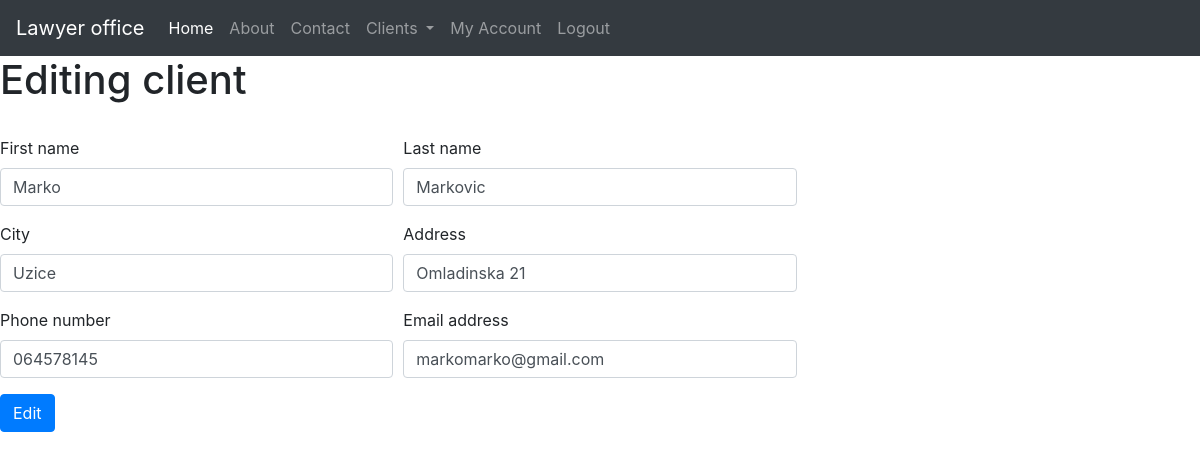
Before: /edit/1 (signed in) with the older database file.
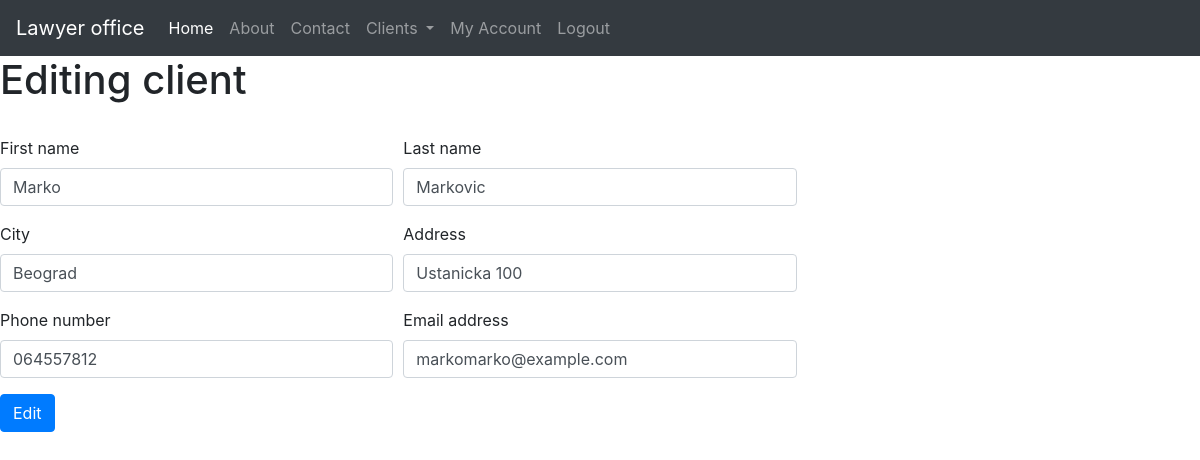
After: the same page with the newer database file.
### blog/models.py (models this page shows)
class Client(db.Model):
    id = db.Column(db.Integer, primary_key=True)
    first_name = db.Column(db.String(250), nullable=False)
    last_name = db.Column(db.String(250), nullable=False)
    city = db.Column(db.String(50), nullable=False)
    address = db.Column(db.String(50), nullable=False)
    phone = db.Column(db.String(50), nullable=False)
    mail = db.Column(db.String(50))
    user_id = db.Column(db.Integer, db.ForeignKey('user.id'), nullable=False)
    judgments = db.relationship('Judgment', backref='judgments')

### client/routes.py (the view)
@client.route("/edit/<int:client_id>", methods=['GET', 'POST'])
@login_required
def edit(client_id):
    client = Client.query.get_or_404(client_id)
    form = AddClient()
    if form.validate_on_submit():
        client.first_name = form.f_name.data
        client.last_name = form.l_name.data
        client.city = form.city.data
        client.address = form.address.data
        client.phone = form.phone.data
        client.mail = form.mail.data
        print(form.address.data)
        db.session.commit()
        return redirect(url_for('client.all_client'))
    elif request.method == 'GET':
        form.f_name.data = client.first_name
        form.l_name.data = client.last_name
        form.city.data = client.city
        form.address.data = client.address
        form.phone.data = client.phone
        form.mail.data = client.mail
    return render_template("edit.html", form=form, title="Edit client", client=client)

### client/forms.py
class AddClient(FlaskForm):
    f_name = StringField("First name", validators=[DataRequired()])
    l_name = StringField("Last name", validators=[DataRequired()])
    city = StringField("City", validators=[DataRequired()])
    address = StringField("Address", validators=[DataRequired()])
    phone = StringField("Phone number", validators=[DataRequired()])
    mail = StringField("Email", validators=[DataRequired(), Email()])
    submit = SubmitField("Add client")

### blog/models.py (called while the page is built)
@login_manager.user_loader
def load_user(user_id):
    return User.query.get(int(user_id))

### blog/templates/edit.html (shortened to what this page needs)
{% extends 'base.html' %}
{% block content %}
<h1>Editing client</h1>
<br>
<form action="" method="POST">
    <div class="form-row">
        <div class="form-group col-md-4">
            <label for="inputFName">First name</label>
            <input type="fname" class="form-control" id="inputFName" name="f_name" value="{{client.first_name}}">
        </div>
        <div class="form-group col-md-4">
            <label for="inputLName">Last name</label>
            <input type="lname" class="form-control" id="inputLName" name="l_name" value="{{client.last_name}}">
        </div>
    </div>
    <div class="form-row">
        <div class="form-group col-md-4">
            <label for="inputCity">City</label>
            <input type="city" class="form-control" id="inputCity" name="city" value="{{client.city}}">
        </div>
        <div class="form-group col-md-4">
            <label for="inputAddress">Address</label>
            <input type="address" class="form-control" id="inputAddress" name="address"  value="{{client.address}}">
        </div>
    </div>
    <div class="form-row">
        <div class="form-group col-md-4">
            <label for="inputPhone">Phone number</label>
            <input type="number" class="form-control" id="inputPhone" name="phone" value="{{client.phone}}">
        </div>
        <div class="form-group col-md-4">
            <label for="inputMail">Email address</label>
            <input type="eaddress" class="form-control" id="inputMail" name="mail" value="{{client.mail}}">
        </div>
    </div>
    <button type="submit" class="btn btn-primary">Edit</button>
</form>
{% endblock %}

Changed rows visible on the page:
changed Client "Marko": city "Uzice" → "Beograd"; address "Omladinska 21" → "Ustanicka 100"; phone "064578145" → "064557812"; mail "markomarko@gmail.com" → "markomarko@example.com"
